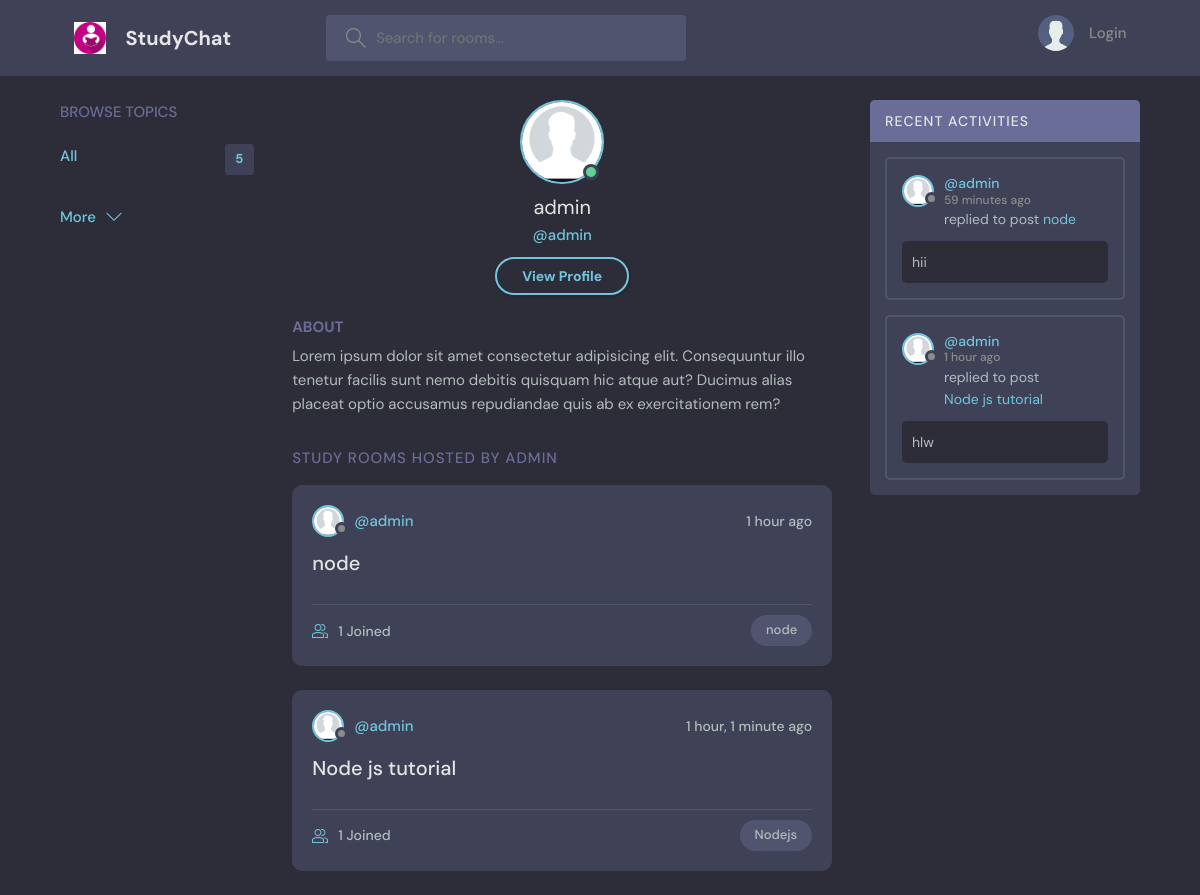
Screenshot of /profile/6/ with the database file from the repository.
### chatRoom/models.py (models this page shows, shortened)
class Room(models.Model):
    host = models.ForeignKey(User, on_delete=models.SET_NULL, null=True)
    topic = models.ForeignKey(Topic, on_delete=models.SET_NULL, null=True)
    name = models.CharField(max_length=200)
    description = models.TextField(null=True, blank=True)
    participants = models.ManyToManyField(User, related_name='participant', blank=True)
    updated = models.DateTimeField(auto_now=True)
    created = models.DateTimeField(auto_now_add=True)
    class Meta:
        ordering = ['-updated', '-created']
    def __str__(self):
        return self.name

class Topic(models.Model):
    name = models.CharField(max_length=200)

class Message(models.Model):
    user = models.ForeignKey(User, on_delete=models.CASCADE)
    room = models.ForeignKey(Room, on_delete=models.CASCADE)
    body = models.TextField()
    updated = models.DateTimeField(auto_now=True)
    created = models.DateTimeField(auto_now_add=True)
    class Meta:
        ordering = ['-updated', '-created']

### chatRoom/views.py (the view)
# urls.py: path('profile/<str:pk>/', views.userProfile, name='user-profile'),
def userProfile(request, pk):
    user = User.objects.get(id=pk)
    rooms = user.room_set.all()
    room_messages = user.message_set.all()
    topics = Topic.objects.all()[0:5]
    context = {
        'user':user,
        'rooms':rooms,
        'room_messages':room_messages,
        'topics':topics
    }
    return render(request,'profile.html', context)

### chatRoom/templates/profile.html (shortened to what this page needs)
{% extends 'base.html' %}
{% block content %}
{% load static %}
<main class="profile-page layout layout--3">
  <div class="container">
    {% include 'homeComponents/topics.html' %}
    <div class="roomList">
      <div class="profile">
        <div class="profile__avatar">
          <div class="avatar avatar--large active">
            <img src="{% static 'images/user.png' %}" />
          </div>
        </div>
        <div class="profile__info">
          <h3>{{user.username}}</h3>
          <p>@{{user.username}}</p>
          <a href="#" class="btn btn--main btn--pill">View Profile</a>
        </div>
        <div class="profile__about">
          <h3>About</h3>
          <p>
            Lorem ipsum dolor sit amet consectetur adipisicing elit. Consequuntur illo tenetur
            facilis sunt nemo debitis quisquam hic atque aut? Ducimus alias placeat optio
            accusamus repudiandae quis ab ex exercitationem rem?
          </p>
        </div>
      </div>
      <div class="roomList__header">
        <div>
          <h2>Study Rooms Hosted by {{user.username}}</a>
          </h2>
        </div>
      </div>
      {% include 'homeComponents/feed.html' %}
    </div>
    {% include 'homeComponents/activity.html' %}
  </div>
</main>
{% endblock %}

### chatRoom/templates/homeComponents/feed.html (shortened to what this page needs)
{% load static %}
{% for room in rooms %}
<div class="roomListRoom">
    <div class="roomListRoom__header">
        <a href="{% url 'user-profile' room.host.id %}" class="roomListRoom__author">
            <div class="avatar avatar--small">
                <img src="{% static 'images/user.png' %}" />
            </div>
            <span>@{{ room.host.username }}</span>
        </a>
        <div class="roomListRoom__actions">
            <span>{{room.created|timesince}} ago</span>
        </div>
    </div>
    <div class="roomListRoom__content">
        <a href="{% url 'room' room.id %}">{{room.name}}</a>
    </div>
    <div class="roomListRoom__meta">
        <a href="{% url 'room' room.id %}" class="roomListRoom__joined">
            {{room.participants.all.count}} Joined
        </a>
        <p class="roomListRoom__topic">{{room.topic.name}}</p>
    </div>
</div>
{% endfor %}

### chatRoom/templates/homeComponents/activity.html (shortened to what this page needs)
{% load static %}
<div class="activities">
    <div class="activities__header">
        <h2>Recent Activities</h2>
    </div>
    {% for msg in room_messages %}
    <div class="activities__box">
        <div class="activities__boxHeader roomListRoom__header">
            <a href="{% url 'user-profile' msg.user.id %}" class="roomListRoom__author">
                <div class="avatar avatar--small">
                    <img src="{% static 'images/user.png' %}" />
                </div>
                <p>
                    @{{msg.user}}
                    <span>{{msg.created|timesince}} ago</span>
                </p>
            </a>
        </div>
        <div class="activities__boxContent">
            <p>replied to post <a href="{% url 'room' msg.room.id %}">{{msg.room}}</a></p>
            <div class="activities__boxRoomContent">
                {{msg.body}}
            </div>
        </div>
    </div>
    {% endfor %}
</div>

### rows the page displays
Room: host.username "admin", created "1 hour", name "node", participants.all.count "1", topic.name "node"
Room: host.username "admin", created "1 hour, 1 minute", name "Node js tutorial", participants.all.count "1", topic.name "Nodejs"
Message: user "admin", created "59 minutes", room "node", body "hii"
Message: user "admin", created "1 hour", room "Node js tutorial", body "hlw"

### other values shown
{{ topics.count }} "5"
{{ user.username }} "admin"
{{ user.username }} "ADMIN"
